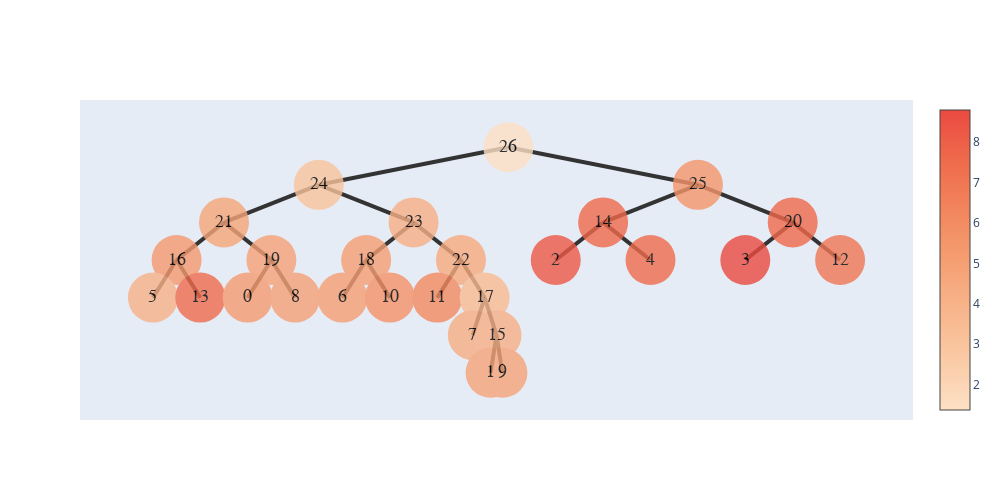
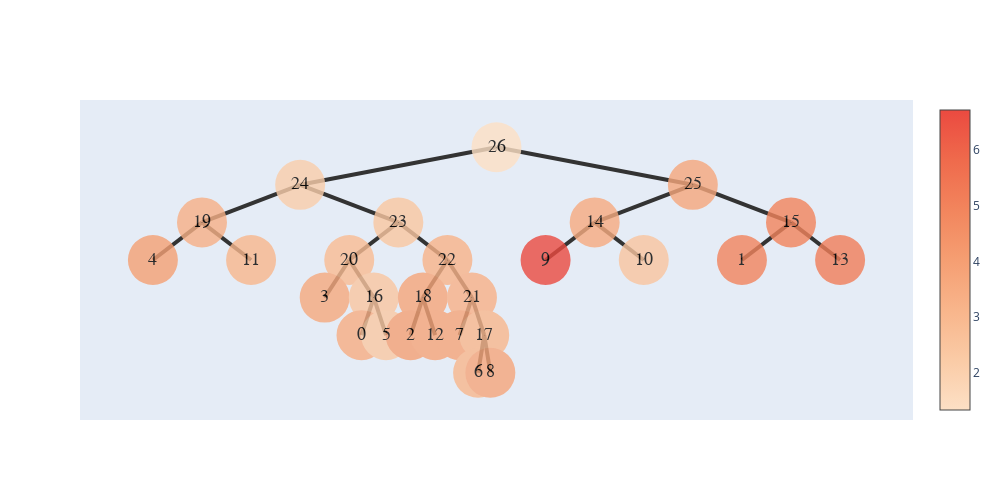
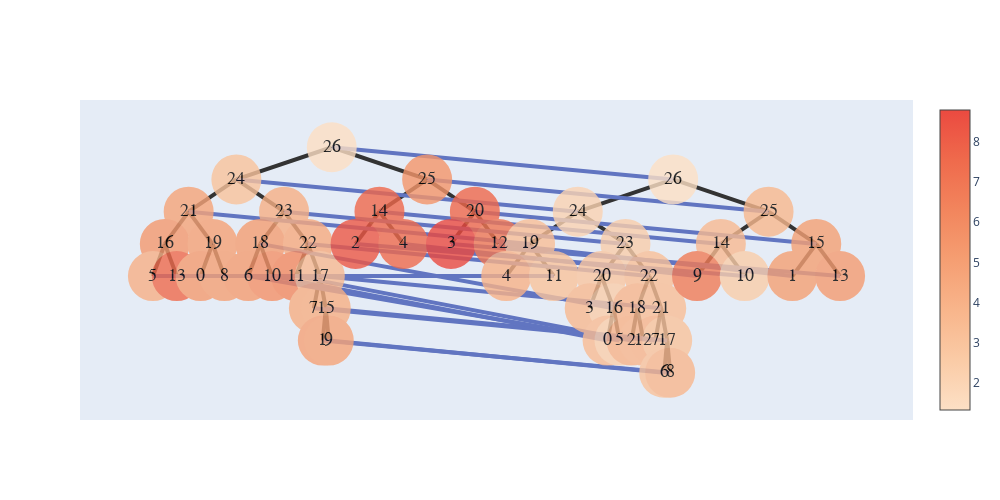

Notebook code cell kept with these figures, in order:
### Code cell
nodes1,n1 = build_hyper_tree(folder_path)
show_tree(nodes1[0]).show_fig()
nodes2,n2 = build_hyper_tree('./datas/flip/')
show_tree(nodes2[0]).show_fig()
T=tree_alignment(nodes1[0],nodes2[0],1);
minn = T.run_alignment();
T.show_ans();
ans = T.get_ans()
G=show_graph(ans,nodes1[0],nodes2[0]);
G.show_fig()
print("average cost for one node:{}".format(minn/(n1+n2)))

### Figure 1 — Plotly figure (JSON) as saved in the notebook; plotly's stock layout.template omitted (floating-point values rounded to 4 significant figures)
{"data": [{"hoverinfo": "text", "marker": {"color": [1.375, 3.055, 4.714, 5.305, 4.082, 7.497, 4.85, 5.189, 4.905, 4.104, 5.058, 5.106, 5.674, 4.42, 6.072, 3.537, 4.207, 4.157, 4.825, 4.749, 5.517, 7.62, 8.259, 7.5, 7.622, 8.789, 6.948], "colorscale": [[0, "rgb(253, 224, 197)"], [0.1667, "rgb(250, 203, 166)"], [0.3333, "rgb(248, 181, 139)"], [0.5, "rgb(245, 158, 114)"], [0.6667, "rgb(242, 133, 93)"], [0.8333, "rgb(239, 106, 76)"], [1, "rgb(235, 74, 64)"]], "showscale": true, "size": 50, "symbol": "circle-dot"}, "mode": "markers+text", "opacity": 0.8, "text": ["26", "24", "21", "16", "5", "13", "19", "0", "8", "23", "18", "6", "10", "22", "11", "17", "7", "15", "1", "9", "25", "14", "2", "4", "20", "3", "12"], "textfont": {"color": "#000000", "family": "sans serif", "size": 18}, "type": "scatter", "x": [5.5, 3.25, 2.125, 1.562, 1.281, 1.844, 2.688, 2.406, 2.969, 4.375, 3.812, 3.531, 4.094, 4.938, 4.656, 5.219, 5.078, 5.359, 5.289, 5.43, 7.75, 6.625, 6.062, 7.188, 8.875, 8.312, 9.438], "y": [5, 3.5, 2, 0.5, -1, -1, 0.5, -1, -1, 2, 0.5, -1, -1, 0.5, -1, -1, -2.5, -2.5, -4, -4, 3.5, 2, 0.5, 0.5, 2, 0.5, 0.5]}], "layout": {"height": 500, "shapes": [{"layer": "below", "line": {"color": "#333", "width": 4}, "type": "line", "x0": 5.5, "x1": 5.5, "y0": 5, "y1": 5}, {"layer": "below", "line": {"color": "#333", "width": 4}, "type": "line", "x0": 5.5, "x1": 3.25, "y0": 5, "y1": 3.5}, {"layer": "below", "line": {"color": "#333", "width": 4}, "type": "line", "x0": 3.25, "x1": 2.125, "y0": 3.5, "y1": 2}, {"layer": "below", "line": {"color": "#333", "width": 4}, "type": "line", "x0": 2.125, "x1": 1.562, "y0": 2, "y1": 0.5}, {"layer": "below", "line": {"color": "#333", "width": 4}, "type": "line", "x0": 1.562, "x1": 1.281, "y0": 0.5, "y1": -1}, {"layer": "below", "line": {"color": "#333", "width": 4}, "type": "line", "x0": 1.562, "x1": 1.844, "y0": 0.5, "y1": -1}, {"layer": "below", "line": {"color": "#333", "width": 4}, "type": "line", "x0": 2.125, "x1": 2.688, "y0": 2, "y1": 0.5}, {"layer": "below", "line": {"color": "#333", "width": 4}, "type": "line", "x0": 2.688, "x1": 2.406, "y0": 0.5, "y1": -1}, {"layer": "below", "line": {"color": "#333", "width": 4}, "type": "line", "x0": 2.688, "x1": 2.969, "y0": 0.5, "y1": -1}, {"layer": "below", "line": {"color": "#333", "width": 4}, "type": "line", "x0": 3.25, "x1": 4.375, "y0": 3.5, "y1": 2}, {"layer": "below", "line": {"color": "#333", "width": 4}, "type": "line", "x0": 4.375, "x1": 3.812, "y0": 2, "y1": 0.5}, {"layer": "below", "line": {"color": "#333", "width": 4}, "type": "line", "x0": 3.812, "x1": 3.531, "y0": 0.5, "y1": -1}, {"layer": "below", "line": {"color": "#333", "width": 4}, "type": "line", "x0": 3.812, "x1": 4.094, "y0": 0.5, "y1": -1}, {"layer": "below", "line": {"color": "#333", "width": 4}, "type": "line", "x0": 4.375, "x1": 4.938, "y0": 2, "y1": 0.5}, {"layer": "below", "line": {"color": "#333", "width": 4}, "type": "line", "x0": 4.938, "x1": 4.656, "y0": 0.5, "y1": -1}, {"layer": "below", "line": {"color": "#333", "width": 4}, "type": "line", "x0": 4.938, "x1": 5.219, "y0": 0.5, "y1": -1}, {"layer": "below", "line": {"color": "#333", "width": 4}, "type": "line", "x0": 5.219, "x1": 5.078, "y0": -1, "y1": -2.5}, {"layer": "below", "line": {"color": "#333", "width": 4}, "type": "line", "x0": 5.219, "x1": 5.359, "y0": -1, "y1": -2.5}, {"layer": "below", "line": {"color": "#333", "width": 4}, "type": "line", "x0": 5.359, "x1": 5.289, "y0": -2.5, "y1": -4}, {"layer": "below", "line": {"color": "#333", "width": 4}, "type": "line", "x0": 5.359, "x1": 5.43, "y0": -2.5, "y1": -4}, {"layer": "below", "line": {"color": "#333", "width": 4}, "type": "line", "x0": 5.5, "x1": 7.75, "y0": 5, "y1": 3.5}, {"layer": "below", "line": {"color": "#333", "width": 4}, "type": "line", "x0": 7.75, "x1": 6.625, "y0": 3.5, "y1": 2}, {"layer": "below", "line": {"color": "#333", "width": 4}, "type": "line", "x0": 6.625, "x1": 6.062, "y0": 2, "y1": 0.5}, {"layer": "below", "line": {"color": "#333", "width": 4}, "type": "line", "x0": 6.625, "x1": 7.188, "y0": 2, "y1": 0.5}, {"layer": "below", "line": {"color": "#333", "width": 4}, "type": "line", "x0": 7.75, "x1": 8.875, "y0": 3.5, "y1": 2}, {"layer": "below", "line": {"color": "#333", "width": 4}, "type": "line", "x0": 8.875, "x1": 8.312, "y0": 2, "y1": 0.5}, {"layer": "below", "line": {"color": "#333", "width": 4}, "type": "line", "x0": 8.875, "x1": 9.438, "y0": 2, "y1": 0.5}], "width": 1000, "xaxis": {"showgrid": false, "showline": false, "showticklabels": false, "zeroline": false}, "yaxis": {"showgrid": false, "showline": false, "showticklabels": false, "zeroline": false}}}

### Figure 2 — Plotly figure (JSON) as saved in the notebook; plotly's stock layout.template omitted (floating-point values rounded to 4 significant figures)
{"data": [{"hoverinfo": "text", "marker": {"color": [1.336, 2.085, 3.304, 3.958, 3.051, 2.385, 2.857, 3.605, 2.437, 3.424, 2.329, 3.216, 3.754, 3.913, 3.791, 3.271, 3.8, 3.053, 3.065, 3.696, 3.676, 3.524, 6.711, 2.478, 4.968, 4.944, 5.147], "colorscale": [[0, "rgb(253, 224, 197)"], [0.1667, "rgb(250, 203, 166)"], [0.3333, "rgb(248, 181, 139)"], [0.5, "rgb(245, 158, 114)"], [0.6667, "rgb(242, 133, 93)"], [0.8333, "rgb(239, 106, 76)"], [1, "rgb(235, 74, 64)"]], "showscale": true, "size": 50, "symbol": "circle-dot"}, "mode": "markers+text", "opacity": 0.8, "text": ["26", "24", "19", "4", "11", "23", "20", "3", "16", "0", "5", "22", "18", "2", "12", "21", "7", "17", "6", "8", "25", "14", "9", "10", "15", "1", "13"], "textfont": {"color": "#000000", "family": "sans serif", "size": 18}, "type": "scatter", "x": [5.5, 3.25, 2.125, 1.562, 2.688, 4.375, 3.812, 3.531, 4.094, 3.953, 4.234, 4.938, 4.656, 4.516, 4.797, 5.219, 5.078, 5.359, 5.289, 5.43, 7.75, 6.625, 6.062, 7.188, 8.875, 8.312, 9.438], "y": [5, 3.5, 2, 0.5, 0.5, 2, 0.5, -1, -1, -2.5, -2.5, 0.5, -1, -2.5, -2.5, -1, -2.5, -2.5, -4, -4, 3.5, 2, 0.5, 0.5, 2, 0.5, 0.5]}], "layout": {"height": 500, "shapes": [{"layer": "below", "line": {"color": "#333", "width": 4}, "type": "line", "x0": 5.5, "x1": 5.5, "y0": 5, "y1": 5}, {"layer": "below", "line": {"color": "#333", "width": 4}, "type": "line", "x0": 5.5, "x1": 3.25, "y0": 5, "y1": 3.5}, {"layer": "below", "line": {"color": "#333", "width": 4}, "type": "line", "x0": 3.25, "x1": 2.125, "y0": 3.5, "y1": 2}, {"layer": "below", "line": {"color": "#333", "width": 4}, "type": "line", "x0": 2.125, "x1": 1.562, "y0": 2, "y1": 0.5}, {"layer": "below", "line": {"color": "#333", "width": 4}, "type": "line", "x0": 2.125, "x1": 2.688, "y0": 2, "y1": 0.5}, {"layer": "below", "line": {"color": "#333", "width": 4}, "type": "line", "x0": 3.25, "x1": 4.375, "y0": 3.5, "y1": 2}, {"layer": "below", "line": {"color": "#333", "width": 4}, "type": "line", "x0": 4.375, "x1": 3.812, "y0": 2, "y1": 0.5}, {"layer": "below", "line": {"color": "#333", "width": 4}, "type": "line", "x0": 3.812, "x1": 3.531, "y0": 0.5, "y1": -1}, {"layer": "below", "line": {"color": "#333", "width": 4}, "type": "line", "x0": 3.812, "x1": 4.094, "y0": 0.5, "y1": -1}, {"layer": "below", "line": {"color": "#333", "width": 4}, "type": "line", "x0": 4.094, "x1": 3.953, "y0": -1, "y1": -2.5}, {"layer": "below", "line": {"color": "#333", "width": 4}, "type": "line", "x0": 4.094, "x1": 4.234, "y0": -1, "y1": -2.5}, {"layer": "below", "line": {"color": "#333", "width": 4}, "type": "line", "x0": 4.375, "x1": 4.938, "y0": 2, "y1": 0.5}, {"layer": "below", "line": {"color": "#333", "width": 4}, "type": "line", "x0": 4.938, "x1": 4.656, "y0": 0.5, "y1": -1}, {"layer": "below", "line": {"color": "#333", "width": 4}, "type": "line", "x0": 4.656, "x1": 4.516, "y0": -1, "y1": -2.5}, {"layer": "below", "line": {"color": "#333", "width": 4}, "type": "line", "x0": 4.656, "x1": 4.797, "y0": -1, "y1": -2.5}, {"layer": "below", "line": {"color": "#333", "width": 4}, "type": "line", "x0": 4.938, "x1": 5.219, "y0": 0.5, "y1": -1}, {"layer": "below", "line": {"color": "#333", "width": 4}, "type": "line", "x0": 5.219, "x1": 5.078, "y0": -1, "y1": -2.5}, {"layer": "below", "line": {"color": "#333", "width": 4}, "type": "line", "x0": 5.219, "x1": 5.359, "y0": -1, "y1": -2.5}, {"layer": "below", "line": {"color": "#333", "width": 4}, "type": "line", "x0": 5.359, "x1": 5.289, "y0": -2.5, "y1": -4}, {"layer": "below", "line": {"color": "#333", "width": 4}, "type": "line", "x0": 5.359, "x1": 5.43, "y0": -2.5, "y1": -4}, {"layer": "below", "line": {"color": "#333", "width": 4}, "type": "line", "x0": 5.5, "x1": 7.75, "y0": 5, "y1": 3.5}, {"layer": "below", "line": {"color": "#333", "width": 4}, "type": "line", "x0": 7.75, "x1": 6.625, "y0": 3.5, "y1": 2}, {"layer": "below", "line": {"color": "#333", "width": 4}, "type": "line", "x0": 6.625, "x1": 6.062, "y0": 2, "y1": 0.5}, {"layer": "below", "line": {"color": "#333", "width": 4}, "type": "line", "x0": 6.625, "x1": 7.188, "y0": 2, "y1": 0.5}, {"layer": "below", "line": {"color": "#333", "width": 4}, "type": "line", "x0": 7.75, "x1": 8.875, "y0": 3.5, "y1": 2}, {"layer": "below", "line": {"color": "#333", "width": 4}, "type": "line", "x0": 8.875, "x1": 8.312, "y0": 2, "y1": 0.5}, {"layer": "below", "line": {"color": "#333", "width": 4}, "type": "line", "x0": 8.875, "x1": 9.438, "y0": 2, "y1": 0.5}], "width": 1000, "xaxis": {"showgrid": false, "showline": false, "showticklabels": false, "zeroline": false}, "yaxis": {"showgrid": false, "showline": false, "showticklabels": false, "zeroline": false}}}

### Figure 3 — Plotly figure (JSON) as saved in the notebook; plotly's stock layout.template omitted (floating-point values rounded to 4 significant figures)
{"data": [{"hoverinfo": "text", "hovertext": ["connect 26", "connect 24", "connect 19", "connect Empty", "connect 11", "connect Empty", "connect Empty", "connect 4", "connect Empty", "connect 23", "connect 16", "connect 5", "connect 0", "connect 22", "connect 2", "connect 21", "connect 7", "connect 17", "connect 8", "connect 6", "connect 25", "connect 14", "connect 10", "connect 9", "connect 15", "connect 13", "connect 1", "connect 26", "connect 24", "connect 21", "connect 0", "connect 5", "connect 23", "connect Empty", "connect Empty", "connect 18", "connect 10", "connect 6", "connect 22", "connect Empty", "connect 11", "connect Empty", "connect 17", "connect 7", "connect 15", "connect 9", "connect 1", "connect 25", "connect 14", "connect 4", "connect 2", "connect 20", "connect 12", "connect 3"], "marker": {"color": [1.375, 3.055, 4.714, 5.305, 4.082, 7.497, 4.85, 5.189, 4.905, 4.104, 5.058, 5.106, 5.674, 4.42, 6.072, 3.537, 4.207, 4.157, 4.825, 4.749, 5.517, 7.62, 8.259, 7.5, 7.622, 8.789, 6.948, 1.336, 2.085, 3.304, 3.958, 3.051, 2.385, 2.857, 3.605, 2.437, 3.424, 2.329, 3.216, 3.754, 3.913, 3.791, 3.271, 3.8, 3.053, 3.065, 3.696, 3.676, 3.524, 6.711, 2.478, 4.968, 4.944, 5.147], "colorscale": [[0, "rgb(253, 224, 197)"], [0.1667, "rgb(250, 203, 166)"], [0.3333, "rgb(248, 181, 139)"], [0.5, "rgb(245, 158, 114)"], [0.6667, "rgb(242, 133, 93)"], [0.8333, "rgb(239, 106, 76)"], [1, "rgb(235, 74, 64)"]], "showscale": true, "size": 50, "symbol": "circle-dot"}, "mode": "markers+text", "opacity": 0.8, "text": ["26", "24", "21", "16", "5", "13", "19", "0", "8", "23", "18", "6", "10", "22", "11", "17", "7", "15", "1", "9", "25", "14", "2", "4", "20", "3", "12", "26", "24", "19", "4", "11", "23", "20", "3", "16", "0", "5", "22", "18", "2", "12", "21", "7", "17", "6", "8", "25", "14", "9", "10", "15", "1", "13"], "textfont": {"color": "#000000", "family": "sans serif", "size": 18}, "type": "scatter", "x": [10.5, 5.75, 3.375, 2.188, 1.594, 2.781, 4.562, 3.969, 5.156, 8.125, 6.938, 6.344, 7.531, 9.312, 8.719, 9.906, 9.609, 10.2, 10.05, 10.35, 15.25, 12.88, 11.69, 14.06, 17.62, 16.44, 18.81, 27.5, 22.75, 20.38, 19.19, 21.56, 25.12, 23.94, 23.34, 24.53, 24.23, 24.83, 26.31, 25.72, 25.42, 26.02, 26.91, 26.61, 27.2, 27.05, 27.35, 32.25, 29.88, 28.69, 31.06, 34.62, 33.44, 35.81], "y": [5, 3.5, 2, 0.5, -1, -1, 0.5, -1, -1, 2, 0.5, -1, -1, 0.5, -1, -1, -2.5, -2.5, -4, -4, 3.5, 2, 0.5, 0.5, 2, 0.5, 0.5, 3.5, 2, 0.5, -1, -1, 0.5, -1, -2.5, -2.5, -4, -4, -1, -2.5, -4, -4, -2.5, -4, -4, -5.5, -5.5, 2, 0.5, -1, -1, 0.5, -1, -1]}], "layout": {"height": 500, "shapes": [{"layer": "below", "line": {"color": "#333", "width": 4}, "type": "line", "x0": 10.5, "x1": 10.5, "y0": 5, "y1": 5}, {"layer": "below", "line": {"color": "#333", "width": 4}, "type": "line", "x0": 10.5, "x1": 5.75, "y0": 5, "y1": 3.5}, {"layer": "below", "line": {"color": "#333", "width": 4}, "type": "line", "x0": 5.75, "x1": 3.375, "y0": 3.5, "y1": 2}, {"layer": "below", "line": {"color": "#333", "width": 4}, "type": "line", "x0": 3.375, "x1": 2.188, "y0": 2, "y1": 0.5}, {"layer": "below", "line": {"color": "#333", "width": 4}, "type": "line", "x0": 2.188, "x1": 1.594, "y0": 0.5, "y1": -1}, {"layer": "below", "line": {"color": "#333", "width": 4}, "type": "line", "x0": 2.188, "x1": 2.781, "y0": 0.5, "y1": -1}, {"layer": "below", "line": {"color": "#333", "width": 4}, "type": "line", "x0": 3.375, "x1": 4.562, "y0": 2, "y1": 0.5}, {"layer": "below", "line": {"color": "#333", "width": 4}, "type": "line", "x0": 4.562, "x1": 3.969, "y0": 0.5, "y1": -1}, {"layer": "below", "line": {"color": "#333", "width": 4}, "type": "line", "x0": 4.562, "x1": 5.156, "y0": 0.5, "y1": -1}, {"layer": "below", "line": {"color": "#333", "width": 4}, "type": "line", "x0": 5.75, "x1": 8.125, "y0": 3.5, "y1": 2}, {"layer": "below", "line": {"color": "#333", "width": 4}, "type": "line", "x0": 8.125, "x1": 6.938, "y0": 2, "y1": 0.5}, {"layer": "below", "line": {"color": "#333", "width": 4}, "type": "line", "x0": 6.938, "x1": 6.344, "y0": 0.5, "y1": -1}, {"layer": "below", "line": {"color": "#333", "width": 4}, "type": "line", "x0": 6.938, "x1": 7.531, "y0": 0.5, "y1": -1}, {"layer": "below", "line": {"color": "#333", "width": 4}, "type": "line", "x0": 8.125, "x1": 9.312, "y0": 2, "y1": 0.5}, {"layer": "below", "line": {"color": "#333", "width": 4}, "type": "line", "x0": 9.312, "x1": 8.719, "y0": 0.5, "y1": -1}, {"layer": "below", "line": {"color": "#333", "width": 4}, "type": "line", "x0": 9.312, "x1": 9.906, "y0": 0.5, "y1": -1}, {"layer": "below", "line": {"color": "#333", "width": 4}, "type": "line", "x0": 9.906, "x1": 9.609, "y0": -1, "y1": -2.5}, {"layer": "below", "line": {"color": "#333", "width": 4}, "type": "line", "x0": 9.906, "x1": 10.2, "y0": -1, "y1": -2.5}, {"layer": "below", "line": {"color": "#333", "width": 4}, "type": "line", "x0": 10.2, "x1": 10.05, "y0": -2.5, "y1": -4}, {"layer": "below", "line": {"color": "#333", "width": 4}, "type": "line", "x0": 10.2, "x1": 10.35, "y0": -2.5, "y1": -4}, {"layer": "below", "line": {"color": "#333", "width": 4}, "type": "line", "x0": 10.5, "x1": 15.25, "y0": 5, "y1": 3.5}, {"layer": "below", "line": {"color": "#333", "width": 4}, "type": "line", "x0": 15.25, "x1": 12.88, "y0": 3.5, "y1": 2}, {"layer": "below", "line": {"color": "#333", "width": 4}, "type": "line", "x0": 12.88, "x1": 11.69, "y0": 2, "y1": 0.5}, {"layer": "below", "line": {"color": "#333", "width": 4}, "type": "line", "x0": 12.88, "x1": 14.06, "y0": 2, "y1": 0.5}, {"layer": "below", "line": {"color": "#333", "width": 4}, "type": "line", "x0": 15.25, "x1": 17.62, "y0": 3.5, "y1": 2}, {"layer": "below", "line": {"color": "#333", "width": 4}, "type": "line", "x0": 17.62, "x1": 16.44, "y0": 2, "y1": 0.5}, {"layer": "below", "line": {"color": "#333", "width": 4}, "type": "line", "x0": 17.62, "x1": 18.81, "y0": 2, "y1": 0.5}, {"layer": "below", "line": {"color": "#333", "width": 4}, "type": "line", "x0": 27.5, "x1": 27.5, "y0": 3.5, "y1": 3.5}, {"layer": "below", "line": {"color": "#333", "width": 4}, "type": "line", "x0": 27.5, "x1": 22.75, "y0": 3.5, "y1": 2}, {"layer": "below", "line": {"color": "#333", "width": 4}, "type": "line", "x0": 22.75, "x1": 20.38, "y0": 2, "y1": 0.5}, {"layer": "below", "line": {"color": "#333", "width": 4}, "type": "line", "x0": 20.38, "x1": 19.19, "y0": 0.5, "y1": -1}, {"layer": "below", "line": {"color": "#333", "width": 4}, "type": "line", "x0": 20.38, "x1": 21.56, "y0": 0.5, "y1": -1}, {"layer": "below", "line": {"color": "#333", "width": 4}, "type": "line", "x0": 22.75, "x1": 25.12, "y0": 2, "y1": 0.5}, {"layer": "below", "line": {"color": "#333", "width": 4}, "type": "line", "x0": 25.12, "x1": 23.94, "y0": 0.5, "y1": -1}, {"layer": "below", "line": {"color": "#333", "width": 4}, "type": "line", "x0": 23.94, "x1": 23.34, "y0": -1, "y1": -2.5}, {"layer": "below", "line": {"color": "#333", "width": 4}, "type": "line", "x0": 23.94, "x1": 24.53, "y0": -1, "y1": -2.5}, {"layer": "below", "line": {"color": "#333", "width": 4}, "type": "line", "x0": 24.53, "x1": 24.23, "y0": -2.5, "y1": -4}, {"layer": "below", "line": {"color": "#333", "width": 4}, "type": "line", "x0": 24.53, "x1": 24.83, "y0": -2.5, "y1": -4}, {"layer": "below", "line": {"color": "#333", "width": 4}, "type": "line", "x0": 25.12, "x1": 26.31, "y0": 0.5, "y1": -1}, {"layer": "below", "line": {"color": "#333", "width": 4}, "type": "line", "x0": 26.31, "x1": 25.72, "y0": -1, "y1": -2.5}, {"layer": "below", "line": {"color": "#333", "width": 4}, "type": "line", "x0": 25.72, "x1": 25.42, "y0": -2.5, "y1": -4}, {"layer": "below", "line": {"color": "#333", "width": 4}, "type": "line", "x0": 25.72, "x1": 26.02, "y0": -2.5, "y1": -4}, {"layer": "below", "line": {"color": "#333", "width": 4}, "type": "line", "x0": 26.31, "x1": 26.91, "y0": -1, "y1": -2.5}, {"layer": "below", "line": {"color": "#333", "width": 4}, "type": "line", "x0": 26.91, "x1": 26.61, "y0": -2.5, "y1": -4}, {"layer": "below", "line": {"color": "#333", "width": 4}, "type": "line", "x0": 26.91, "x1": 27.2, "y0": -2.5, "y1": -4}, {"layer": "below", "line": {"color": "#333", "width": 4}, "type": "line", "x0": 27.2, "x1": 27.05, "y0": -4, "y1": -5.5}, {"layer": "below", "line": {"color": "#333", "width": 4}, "type": "line", "x0": 27.2, "x1": 27.35, "y0": -4, "y1": -5.5}, {"layer": "below", "line": {"color": "#333", "width": 4}, "type": "line", "x0": 27.5, "x1": 32.25, "y0": 3.5, "y1": 2}, {"layer": "below", "line": {"color": "#333", "width": 4}, "type": "line", "x0": 32.25, "x1": 29.88, "y0": 2, "y1": 0.5}, {"layer": "below", "line": {"color": "#333", "width": 4}, "type": "line", "x0": 29.88, "x1": 28.69, "y0": 0.5, "y1": -1}, {"layer": "below", "line": {"color": "#333", "width": 4}, "type": "line", "x0": 29.88, "x1": 31.06, "y0": 0.5, "y1": -1}, {"layer": "below", "line": {"color": "#333", "width": 4}, "type": "line", "x0": 32.25, "x1": 34.62, "y0": 2, "y1": 0.5}, {"layer": "below", "line": {"color": "#333", "width": 4}, "type": "line", "x0": 34.62, "x1": 33.44, "y0": 0.5, "y1": -1}, {"layer": "below", "line": {"color": "#333", "width": 4}, "type": "line", "x0": 34.62, "x1": 35.81, "y0": 0.5, "y1": -1}, {"layer": "below", "line": {"color": "#6175c1", "width": 4}, "type": "line", "x0": 10.5, "x1": 27.5, "y0": 5, "y1": 3.5}, {"layer": "below", "line": {"color": "#6175c1", "width": 4}, "type": "line", "x0": 15.25, "x1": 32.25, "y0": 3.5, "y1": 2}, {"layer": "below", "line": {"color": "#6175c1", "width": 4}, "type": "line", "x0": 17.62, "x1": 34.62, "y0": 2, "y1": 0.5}, {"layer": "below", "line": {"color": "#6175c1", "width": 4}, "type": "line", "x0": 18.81, "x1": 33.44, "y0": 0.5, "y1": -1}, {"layer": "below", "line": {"color": "#6175c1", "width": 4}, "type": "line", "x0": 16.44, "x1": 35.81, "y0": 0.5, "y1": -1}, {"layer": "below", "line": {"color": "#6175c1", "width": 4}, "type": "line", "x0": 12.88, "x1": 29.88, "y0": 2, "y1": 0.5}, {"layer": "below", "line": {"color": "#6175c1", "width": 4}, "type": "line", "x0": 14.06, "x1": 28.69, "y0": 0.5, "y1": -1}, {"layer": "below", "line": {"color": "#6175c1", "width": 4}, "type": "line", "x0": 11.69, "x1": 31.06, "y0": 0.5, "y1": -1}, {"layer": "below", "line": {"color": "#6175c1", "width": 4}, "type": "line", "x0": 5.75, "x1": 22.75, "y0": 3.5, "y1": 2}, {"layer": "below", "line": {"color": "#6175c1", "width": 4}, "type": "line", "x0": 8.125, "x1": 25.12, "y0": 2, "y1": 0.5}, {"layer": "below", "line": {"color": "#6175c1", "width": 4}, "type": "line", "x0": 9.312, "x1": 26.31, "y0": 0.5, "y1": -1}, {"layer": "below", "line": {"color": "#6175c1", "width": 4}, "type": "line", "x0": 9.906, "x1": 26.91, "y0": -1, "y1": -2.5}, {"layer": "below", "line": {"color": "#6175c1", "width": 4}, "type": "line", "x0": 10.2, "x1": 27.2, "y0": -2.5, "y1": -4}, {"layer": "below", "line": {"color": "#6175c1", "width": 4}, "type": "line", "x0": 10.35, "x1": 27.05, "y0": -4, "y1": -5.5}, {"layer": "below", "line": {"color": "#6175c1", "width": 4}, "type": "line", "x0": 10.05, "x1": 27.35, "y0": -4, "y1": -5.5}, {"layer": "below", "line": {"color": "#6175c1", "width": 4}, "type": "line", "x0": 9.609, "x1": 26.61, "y0": -2.5, "y1": -4}, {"layer": "below", "line": {"color": "#6175c1", "width": 4}, "type": "line", "x0": 8.719, "x1": 25.42, "y0": -1, "y1": -4}, {"layer": "below", "line": {"color": "#6175c1", "width": 4}, "type": "line", "x0": 6.938, "x1": 24.53, "y0": 0.5, "y1": -2.5}, {"layer": "below", "line": {"color": "#6175c1", "width": 4}, "type": "line", "x0": 7.531, "x1": 24.23, "y0": -1, "y1": -4}, {"layer": "below", "line": {"color": "#6175c1", "width": 4}, "type": "line", "x0": 6.344, "x1": 24.83, "y0": -1, "y1": -4}, {"layer": "below", "line": {"color": "#6175c1", "width": 4}, "type": "line", "x0": 3.375, "x1": 20.38, "y0": 2, "y1": 0.5}, {"layer": "below", "line": {"color": "#6175c1", "width": 4}, "type": "line", "x0": 3.969, "x1": 19.19, "y0": -1, "y1": -1}, {"layer": "below", "line": {"color": "#6175c1", "width": 4}, "type": "line", "x0": 1.594, "x1": 21.56, "y0": -1, "y1": -1}], "width": 1000, "xaxis": {"showgrid": false, "showline": false, "showticklabels": false, "zeroline": false}, "yaxis": {"showgrid": false, "showline": false, "showticklabels": false, "zeroline": false}}}
